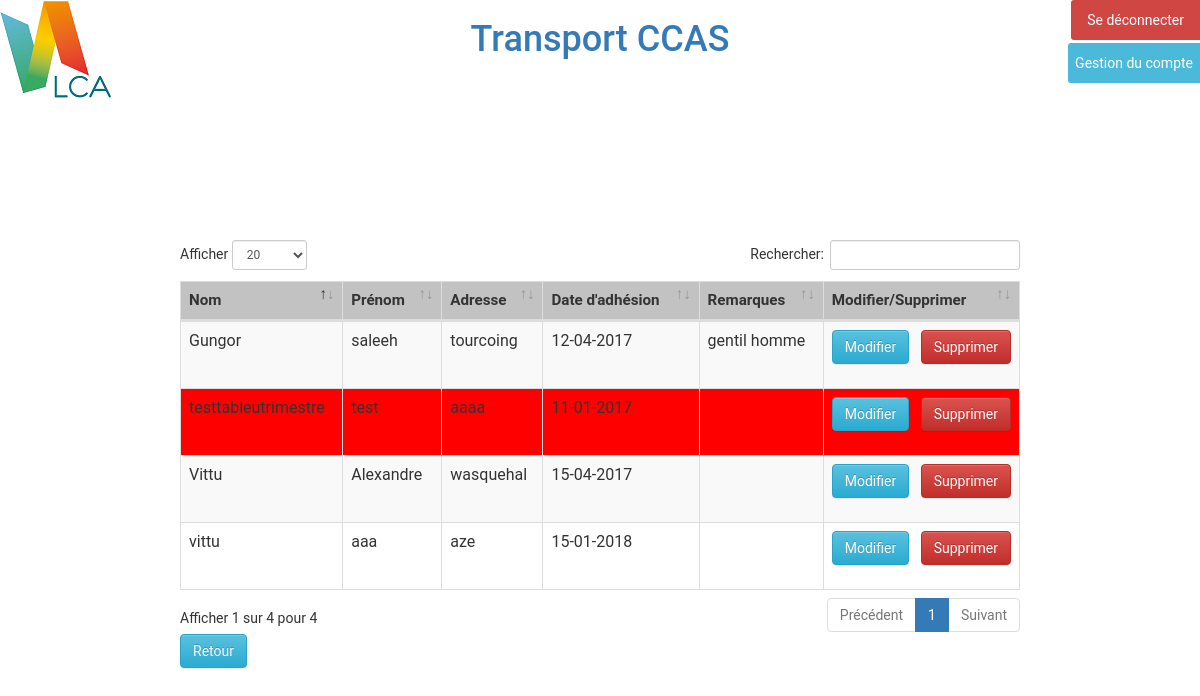
/pages/ListeAdherents.php (signed in), run on the app's committed database.
### tables this page shows
CREATE TABLE IF NOT EXISTS `adherents` (
  `id` int(100) NOT NULL AUTO_INCREMENT,
  `nom` varchar(50) NOT NULL,
  `prenom` varchar(50) NOT NULL,
  `adresse` varchar(100) NOT NULL,
  `dateAdhesion` date NOT NULL,
  `remarque` varchar(100) DEFAULT NULL,
  PRIMARY KEY (`id`)
);

### fonctions/fonctions.php (called while the page is built, shortened)
<?php
function connexion(){
  $dsn='mysql:dbname=transport_ccas;host=localhost';
  $username='root';
  $passwd='';
  try{
    $dbh=new PDO($dsn,$username,$passwd);
  } catch (Exception $e) {
    echo 'Connexion échouée : '.$e->getMessage();
  }
  return $dbh;
}
function ListerAdherent(){
  $dbh = connexion();
  try {
    $pdoStatement = $dbh->prepare("select * from adherents");
    $pdoStatement->execute();
    $result = $pdoStatement->fetchAll();
    return $result;
  } catch (Exception $e) {
    throw new Exception("erreur lors de la recuperation des adhérents " . $ex);
  }
}
function dateFr($date)
{
  return strftime('%d-%m-%Y',strtotime($date));
}
?>

### pages/ListeAdherents.php (the view, shortened to what this page needs)
<?php
include_once "header.php";
include_once "../fonctions/fonctions.php";
$lesAdherents = ListerAdherent();
?>
<!doctype html>
<html>
<head>
  <link href="bootstrap/css/bootstrap.min.css" rel="stylesheet" media="screen">
  <link href="bootstrap/css/bootstrap-theme.min.css" rel="stylesheet" media="screen">
  <link href="assets/datatables.min.css" rel="stylesheet" type="text/css">
</head>
<body>
  <div class="content-loader">
      <div id="dis"></div>
      <table cellpadding="0" cellspacing="0" border="0" class="table table-striped table-hover table-responsive no-footer table-bordered" id="example">
        <thead>
          <tr>
            <th>Nom</th>
            <th>Prénom</th>
            <th>Adresse</th>
            <th>Date d'adhésion</th>
            <th>Remarques</th>
            <th>Modifier/Supprimer</th>
          </tr>
        </thead>
        <tbody>
          <div>
            <?php
            foreach($lesAdherents as $unAdherent){
              $dnow = $unAdherent['dateAdhesion'];
              $dafter = date("Y-m-d");
              $date1=date_create($dnow);
              $date2=date_create($dafter);
              $diff=date_diff($date1,$date2);
              $difference = (int)$diff->format('%R%a');
              $id=$unAdherent['id'];
              if ($difference > 365) {
                echo '<tr id="couleur">';
                echo '<td>'.$unAdherent['nom'].'</td>';
                echo '<td>'.$unAdherent['prenom'].'</td>';
                echo '<td>'.$unAdherent['adresse'].'</td>';
                echo '<td>'.dateFr($unAdherent['dateAdhesion']).'</td>';
                echo '<td>'.$unAdherent['remarque'].'</td>';
                echo '<td>'.'<div id=conteneurBtn><form action="ModifAdherent.php" id="modifadherent" method="POST"><input type="hidden" name="id" value='.$id.'><input class="btn btn-info" id="btn-view" type="submit" value="Modifier"/></form><form id="formSupp" method="POST" ><input type="hidden" name="id" value='.$id.'><button class="btn btn-danger" type="submit" id="btn-view" onclick="">Supprimer</button></form></td>';
                echo '</tr>';
              }else if ($difference < 305) {
                echo '<tr>';
                echo '<td>'.$unAdherent['nom'].'</td>';
                echo '<td>'.$unAdherent['prenom'].'</td>';
                echo '<td>'.$unAdherent['adresse'].'</td>';
                echo '<td>'.dateFr($unAdherent['dateAdhesion']).'</td>';
                echo '<td>'.$unAdherent['remarque'].'</td>';
                echo '<td>'.'<div id=conteneurBtn><form action="ModifAdherent.php" id="modifadherent" method="POST"><input type="hidden" name="id" value='.$id.'><input class="btn btn-info" id="btn-view" type="submit" value="Modifier"/></form><form id="formSupp" method="POST" ><input type="hidden" name="id" value='.$id.'><button class="btn btn-danger" type="submit" id="btn-view" onclick="">Supprimer</button></form></td>';
                echo '</tr>';
              }
            }
            ?>
          </div>
        </tbody>
      </table>
      <form action="accueil.php" id="annulerfacturation">
        <input class="btn btn-info" onclick="history.go(-1)" type="submit" value="Retour">
      </form>
  </div>
</body>
</html>

### pages/style.css (style rules this page uses)
* { font-family:'Roboto',Arial; }
th { background-color: #C2C2C2; font-size: 0.95em; }
#couleur { background-color: red; }
.content-loader { width: 70%; margin-left: auto; margin-right: auto; margin-top: 15%; }
#conteneurBtn { display: flex; justify-content: space-between; }

### pages/ListeAdherents.php (style rules this page uses)
#dis { display:none; }

### data on the page
adherents: nom "testtableutrimestre", prenom "test", adresse "aaaa", dateAdhesion "11-01-2017"
adherents: nom "Vittu", prenom "Alexandre", adresse "wasquehal", dateAdhesion "15-04-2017"
adherents: nom "Gungor", prenom "saleeh", adresse "tourcoing", dateAdhesion "12-04-2017", remarque "gentil homme"
adherents: nom "vittu", prenom "aaa", adresse "aze", dateAdhesion "15-01-2018"
